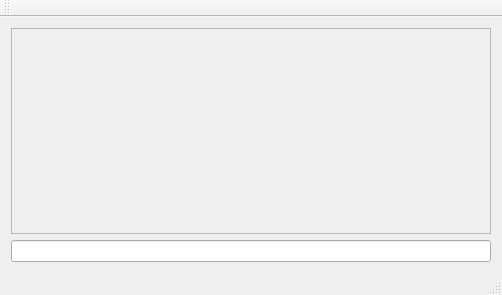
<?xml version="1.0" encoding="UTF-8"?>
<ui version="4.0">
 <class>MainWindow</class>
 <widget class="QMainWindow" name="MainWindow">
  <property name="geometry">
   <rect>
    <x>0</x>
    <y>0</y>
    <width>502</width>
    <height>295</height>
   </rect>
  </property>
  <property name="windowTitle">
   <string>MainWindow</string>
  </property>
  <widget class="QWidget" name="centralWidget">
   <layout class="QGridLayout" name="gridLayout">
    <item row="0" column="0">
     <layout class="QVBoxLayout" name="verticalLayout">
      <item>
       <widget class="QLabel" name="label">
        <property name="frameShape">
         <enum>QFrame::StyledPanel</enum>
        </property>
        <property name="text">
         <string/>
        </property>
        <property name="scaledContents">
         <bool>true</bool>
        </property>
        <property name="alignment">
         <set>Qt::AlignCenter</set>
        </property>
       </widget>
      </item>
      <item>
       <widget class="QLineEdit" name="lineEdit"/>
      </item>
     </layout>
    </item>
   </layout>
  </widget>
  <widget class="QMenuBar" name="menuBar">
   <property name="geometry">
    <rect>
     <x>0</x>
     <y>0</y>
     <width>502</width>
     <height>22</height>
    </rect>
   </property>
  </widget>
  <widget class="QToolBar" name="mainToolBar">
   <attribute name="toolBarArea">
    <enum>TopToolBarArea</enum>
   </attribute>
   <attribute name="toolBarBreak">
    <bool>false</bool>
   </attribute>
  </widget>
  <widget class="QStatusBar" name="statusBar"/>
 </widget>
 <layoutdefault spacing="6" margin="11"/>
 <resources/>
 <connections/>
</ui>
